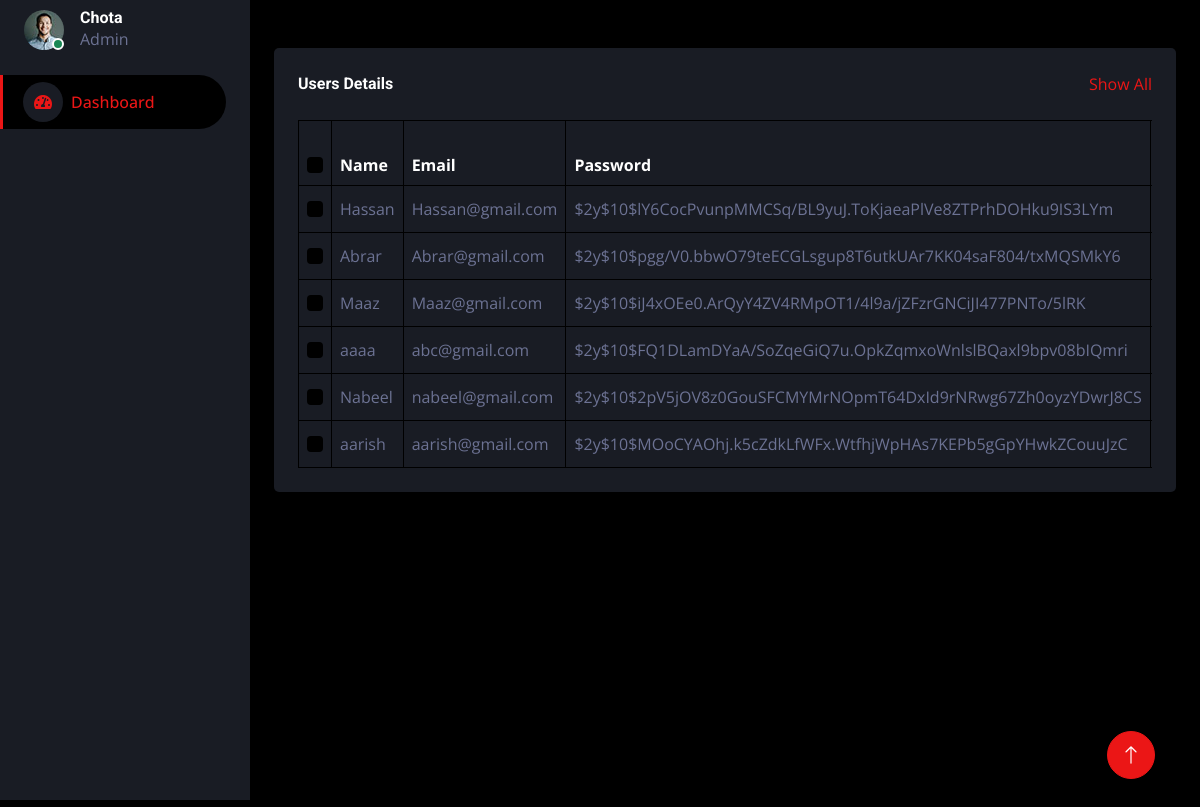
Screenshot of /dashboard/user_update.php with the database file from the repository.
### tables this page shows
CREATE TABLE `register` (
  `id` int(11) NOT NULL,
  `name` varchar(255) DEFAULT NULL,
  `email` varchar(255) DEFAULT NULL,
  `pass` varchar(255) DEFAULT NULL,
  `gender` varchar(255) DEFAULT NULL,
  `status` varchar(50) NOT NULL DEFAULT 'user'
);

### dashboard/user_update.php (the view, shortened to what this page needs)
<!DOCTYPE html>
<html lang="en">
<head>
    <link href="https://cdnjs.cloudflare.com/ajax/libs/font-awesome/5.10.0/css/all.min.css" rel="stylesheet">
    <link href="https://cdn.jsdelivr.net/npm/bootstrap-icons@1.4.1/font/bootstrap-icons.css" rel="stylesheet">
    <link href="lib/owlcarousel/assets/owl.carousel.min.css" rel="stylesheet">
    <link href="lib/tempusdominus/css/tempusdominus-bootstrap-4.min.css" rel="stylesheet" />
    <link href="css/bootstrap.min.css" rel="stylesheet">
    <link href="css/style.css" rel="stylesheet">
</head>
<body>
    <div class="container-fluid position-relative d-flex p-0">
        <div class="sidebar pe-4 pb-3">
            <nav class="navbar bg-secondary navbar-dark">
                <div class="d-flex align-items-center ms-4 mb-4">
                    <div class="position-relative">
                        <img class="rounded-circle" src="img/user.jpg" alt="" style="width: 40px; height: 40px;">
                        <div class="bg-success rounded-circle border border-2 border-white position-absolute end-0 bottom-0 p-1"></div>
                    </div>
                    <div class="ms-3">
                        <h6 class="mb-0">Chota</h6>
                        <span>Admin</span>
                    </div>
                </div>
                <div class="navbar-nav w-100">
                    <a href="index.html" class="nav-item nav-link active"><i class="fa fa-tachometer-alt me-2"></i>Dashboard</a>
                    </div>
                </div>
        </div>
        <div class="content">
            <?php
$conn = mysqli_connect('localhost', 'root', '', 'coronaproject');
?>
<div class="container-fluid pt-4 px-4">
    <div class="bg-secondary text-center rounded p-4">
        <div class="d-flex align-items-center justify-content-between mb-4">
            <h6 class="mb-0">Users Details</h6>
            <a href="">Show All</a>
        </div>
        <div class="table-responsive">
            <table class="table text-start align-middle table-bordered table-hover mb-0">
                <thead>
                    <tr class="text-white">
                        <th scope="col"><input class="form-check-input" type="checkbox"></th>
                        <th scope="col">Name</th>
                        <th scope="col">Email</th>
                        <th scope="col">Password</th>
                    </tr>
                </thead>
                <tbody>
                    <?php
                    $query = "SELECT * FROM register";
                    $result = mysqli_query($conn, $query);
                    if ($result) {
                        while ($data = mysqli_fetch_assoc($result)) {
                            echo "<tr>
                                <td><input class='form-check-input' type='checkbox'></td>
                                <td>{$data['name']}</td>
                                <td>{$data['email']}</td>
                                <td>{$data['pass']}</td>
                                <td>{$data['gender']}</td>
                                <td>
                                    <form method='POST'action=''>
                                        <select class='update_admin ' name='status'onchange='this.form.submit()'>
                                            <option class='update_admin1' value='user' ". ($data['status'] == 'user' ? 'selected' : '') . ">user</option>
                                            <option class='update_admin2' value='hospital' " . ($data['status'] == 'hospital' ? 'selected' : '') . ">hospital</option>
                                            <option class='update_admin3' value='admin' " . ($data['status'] == 'admin' ? 'selected' : '') . ">admin</option>
                                        </select>
                                        <input type='hidden' name='id' value='{$data['id']}'>
                                        <input type='hidden' name='update_status' value='1'>
                                    </form>
                                </td>
                            </tr>";
                        }
                    }
                    ?>
                </tbody>
            </table>
        </div>
    </div>
</div>
        <a href="#" class="btn btn-lg btn-primary btn-lg-square back-to-top"><i class="bi bi-arrow-up"></i></a>
    </div>
</body>
</html>

### dashboard/css/style.css (style rules this page uses)
:root { --primary: #EB1616; --secondary: #191C24; --light: #6C7293; --dark: #000000; }
.back-to-top { position: fixed; display: none; right: 45px; bottom: 45px; z-index: 99; }
.btn { transition: .5s; }
.btn-lg-square { width: 48px; height: 48px; }
.btn-square, .btn-sm-square, .btn-lg-square { padding: 0; display: inline-flex; align-items: center; justify-content: center; font-weight: normal; border-radius: 50px; }
.sidebar { position: fixed; top: 0; left: 0; bottom: 0; width: 250px; height: 100vh; overflow-y: auto; background: var(--secondary); transition: 0.5s; z-index: 999; }
.content { margin-left: 250px; min-height: 100vh; background: var(--dark); transition: 0.5s; }
@media (min-width: 992px) { .sidebar { margin-left: 0; } }
@media (min-width: 992px) { .content { width: calc(100% - 250px); } }
.sidebar .navbar .navbar-nav .nav-link { padding: 7px 20px; color: var(--light); font-weight: 500; border-left: 3px solid var(--secondary); border-radius: 0 30px 30px 0; outline: none; }
.sidebar .navbar .navbar-nav .nav-link:hover, .sidebar .navbar .navbar-nav .nav-link.active { color: var(--primary); background: var(--dark); border-color: var(--primary); }
.sidebar .navbar .navbar-nav .nav-link i { width: 40px; height: 40px; display: inline-flex; align-items: center; justify-content: center; background: var(--dark); border-radius: 40px; }
.sidebar .navbar .navbar-nav .nav-link:hover i, .sidebar .navbar .navbar-nav .nav-link.active i { background: var(--secondary); }

### rows the page displays
register: name "Hassan", email "Hassan@gmail.com", pass "$2y$10$lY6CocPvunpMMCSq/BL9yuJ.ToKjaeaPlVe8ZTPrhDOHku9IS3LYm"
register: name "Abrar", email "Abrar@gmail.com", pass "$2y$10$pgg/V0.bbwO79teECGLsgup8T6utkUAr7KK04saF804/txMQSMkY6"
register: name "Maaz", email "Maaz@gmail.com", pass "$2y$10$iJ4xOEe0.ArQyY4ZV4RMpOT1/4l9a/jZFzrGNCiJI477PNTo/5lRK"
register: name "aaaa", email "abc@gmail.com", pass "$2y$10$FQ1DLamDYaA/SoZqeGiQ7u.OpkZqmxoWnlslBQaxl9bpv08bIQmri"
register: name "Nabeel", email "nabeel@gmail.com", pass "$2y$10$2pV5jOV8z0GouSFCMYMrNOpmT64DxId9rNRwg67Zh0oyzYDwrJ8CS"
register: name "aarish", email "aarish@gmail.com", pass "$2y$10$MOoCYAOhj.k5cZdkLfWFx.WtfhjWpHAs7KEPb5gGpYHwkZCouuJzC"
